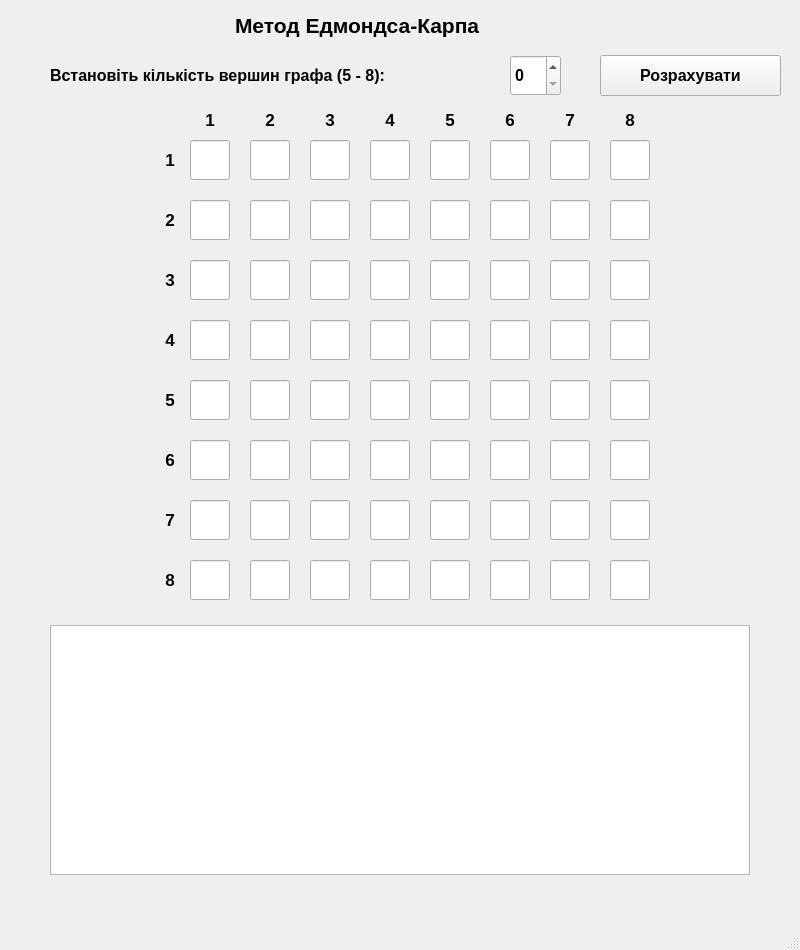
<?xml version="1.0" encoding="UTF-8"?>
<ui version="4.0">
 <class>MainWindow</class>
 <widget class="QMainWindow" name="MainWindow">
  <property name="geometry">
   <rect>
    <x>0</x>
    <y>0</y>
    <width>800</width>
    <height>950</height>
   </rect>
  </property>
  <property name="font">
   <font>
    <weight>75</weight>
    <bold>true</bold>
   </font>
  </property>
  <property name="windowTitle">
   <string>MainWindow</string>
  </property>
  <widget class="QWidget" name="centralwidget">
   <widget class="QLabel" name="label">
    <property name="geometry">
     <rect>
      <x>235</x>
      <y>10</y>
      <width>331</width>
      <height>31</height>
     </rect>
    </property>
    <property name="font">
     <font>
      <pointsize>16</pointsize>
      <weight>75</weight>
      <bold>true</bold>
     </font>
    </property>
    <property name="text">
     <string>Метод Едмондса-Карпа</string>
    </property>
   </widget>
   <widget class="QTextBrowser" name="textBrowser">
    <property name="geometry">
     <rect>
      <x>50</x>
      <y>625</y>
      <width>700</width>
      <height>250</height>
     </rect>
    </property>
   </widget>
   <widget class="QLabel" name="label_2">
    <property name="geometry">
     <rect>
      <x>50</x>
      <y>60</y>
      <width>451</width>
      <height>31</height>
     </rect>
    </property>
    <property name="font">
     <font>
      <pointsize>12</pointsize>
      <weight>75</weight>
      <bold>true</bold>
     </font>
    </property>
    <property name="text">
     <string>Встановіть кількість вершин графа (5 - 8):</string>
    </property>
   </widget>
   <widget class="QSpinBox" name="spinBox">
    <property name="geometry">
     <rect>
      <x>510</x>
      <y>55</y>
      <width>51</width>
      <height>41</height>
     </rect>
    </property>
    <property name="font">
     <font>
      <pointsize>12</pointsize>
     </font>
    </property>
   </widget>
   <widget class="QPushButton" name="pushButton">
    <property name="geometry">
     <rect>
      <x>600</x>
      <y>55</y>
      <width>181</width>
      <height>41</height>
     </rect>
    </property>
    <property name="font">
     <font>
      <pointsize>12</pointsize>
     </font>
    </property>
    <property name="text">
     <string>Розрахувати</string>
    </property>
   </widget>
   <widget class="QLineEdit" name="lineEdit">
    <property name="geometry">
     <rect>
      <x>190</x>
      <y>140</y>
      <width>40</width>
      <height>40</height>
     </rect>
    </property>
    <property name="font">
     <font>
      <pointsize>13</pointsize>
     </font>
    </property>
    <property name="text">
     <string/>
    </property>
    <property name="alignment">
     <set>Qt::AlignCenter</set>
    </property>
   </widget>
   <widget class="QLabel" name="label_3">
    <property name="geometry">
     <rect>
      <x>150</x>
      <y>140</y>
      <width>40</width>
      <height>40</height>
     </rect>
    </property>
    <property name="font">
     <font>
      <pointsize>13</pointsize>
     </font>
    </property>
    <property name="text">
     <string>1</string>
    </property>
    <property name="alignment">
     <set>Qt::AlignCenter</set>
    </property>
   </widget>
   <widget class="QLabel" name="label_4">
    <property name="geometry">
     <rect>
      <x>190</x>
      <y>100</y>
      <width>40</width>
      <height>40</height>
     </rect>
    </property>
    <property name="font">
     <font>
      <pointsize>13</pointsize>
     </font>
    </property>
    <property name="text">
     <string>1</string>
    </property>
    <property name="alignment">
     <set>Qt::AlignCenter</set>
    </property>
   </widget>
   <widget class="QLineEdit" name="lineEdit_2">
    <property name="geometry">
     <rect>
      <x>250</x>
      <y>140</y>
      <width>40</width>
      <height>40</height>
     </rect>
    </property>
    <property name="font">
     <font>
      <pointsize>13</pointsize>
     </font>
    </property>
    <property name="text">
     <string/>
    </property>
    <property name="alignment">
     <set>Qt::AlignCenter</set>
    </property>
   </widget>
   <widget class="QLineEdit" name="lineEdit_3">
    <property name="geometry">
     <rect>
      <x>310</x>
      <y>140</y>
      <width>40</width>
      <height>40</height>
     </rect>
    </property>
    <property name="font">
     <font>
      <pointsize>13</pointsize>
     </font>
    </property>
    <property name="text">
     <string/>
    </property>
    <property name="alignment">
     <set>Qt::AlignCenter</set>
    </property>
   </widget>
   <widget class="QLineEdit" name="lineEdit_4">
    <property name="geometry">
     <rect>
      <x>370</x>
      <y>140</y>
      <width>40</width>
      <height>40</height>
     </rect>
    </property>
    <property name="font">
     <font>
      <pointsize>13</pointsize>
     </font>
    </property>
    <property name="text">
     <string/>
    </property>
    <property name="alignment">
     <set>Qt::AlignCenter</set>
    </property>
   </widget>
   <widget class="QLineEdit" name="lineEdit_5">
    <property name="geometry">
     <rect>
      <x>430</x>
      <y>140</y>
      <width>40</width>
      <height>40</height>
     </rect>
    </property>
    <property name="font">
     <font>
      <pointsize>13</pointsize>
     </font>
    </property>
    <property name="text">
     <string/>
    </property>
    <property name="alignment">
     <set>Qt::AlignCenter</set>
    </property>
   </widget>
   <widget class="QLineEdit" name="lineEdit_6">
    <property name="geometry">
     <rect>
      <x>490</x>
      <y>140</y>
      <width>40</width>
      <height>40</height>
     </rect>
    </property>
    <property name="font">
     <font>
      <pointsize>13</pointsize>
     </font>
    </property>
    <property name="text">
     <string/>
    </property>
    <property name="alignment">
     <set>Qt::AlignCenter</set>
    </property>
   </widget>
   <widget class="QLabel" name="label_5">
    <property name="geometry">
     <rect>
      <x>250</x>
      <y>100</y>
      <width>40</width>
      <height>40</height>
     </rect>
    </property>
    <property name="font">
     <font>
      <pointsize>13</pointsize>
     </font>
    </property>
    <property name="text">
     <string>2</string>
    </property>
    <property name="alignment">
     <set>Qt::AlignCenter</set>
    </property>
   </widget>
   <widget class="QLabel" name="label_6">
    <property name="geometry">
     <rect>
      <x>310</x>
      <y>100</y>
      <width>40</width>
      <height>40</height>
     </rect>
    </property>
    <property name="font">
     <font>
      <pointsize>13</pointsize>
     </font>
    </property>
    <property name="text">
     <string>3</string>
    </property>
    <property name="alignment">
     <set>Qt::AlignCenter</set>
    </property>
   </widget>
   <widget class="QLabel" name="label_7">
    <property name="geometry">
     <rect>
      <x>370</x>
      <y>100</y>
      <width>40</width>
      <height>40</height>
     </rect>
    </property>
    <property name="font">
     <font>
      <pointsize>13</pointsize>
     </font>
    </property>
    <property name="text">
     <string>4</string>
    </property>
    <property name="alignment">
     <set>Qt::AlignCenter</set>
    </property>
   </widget>
   <widget class="QLabel" name="label_8">
    <property name="geometry">
     <rect>
      <x>430</x>
      <y>100</y>
      <width>40</width>
      <height>40</height>
     </rect>
    </property>
    <property name="font">
     <font>
      <pointsize>13</pointsize>
     </font>
    </property>
    <property name="text">
     <string>5</string>
    </property>
    <property name="alignment">
     <set>Qt::AlignCenter</set>
    </property>
   </widget>
   <widget class="QLabel" name="label_9">
    <property name="geometry">
     <rect>
      <x>490</x>
      <y>100</y>
      <width>40</width>
      <height>40</height>
     </rect>
    </property>
    <property name="font">
     <font>
      <pointsize>13</pointsize>
     </font>
    </property>
    <property name="text">
     <string>6</string>
    </property>
    <property name="alignment">
     <set>Qt::AlignCenter</set>
    </property>
   </widget>
   <widget class="QLineEdit" name="lineEdit_7">
    <property name="geometry">
     <rect>
      <x>550</x>
      <y>140</y>
      <width>40</width>
      <height>40</height>
     </rect>
    </property>
    <property name="font">
     <font>
      <pointsize>13</pointsize>
     </font>
    </property>
    <property name="text">
     <string/>
    </property>
    <property name="alignment">
     <set>Qt::AlignCenter</set>
    </property>
   </widget>
   <widget class="QLineEdit" name="lineEdit_8">
    <property name="geometry">
     <rect>
      <x>610</x>
      <y>140</y>
      <width>40</width>
      <height>40</height>
     </rect>
    </property>
    <property name="font">
     <font>
      <pointsize>13</pointsize>
     </font>
    </property>
    <property name="text">
     <string/>
    </property>
    <property name="alignment">
     <set>Qt::AlignCenter</set>
    </property>
   </widget>
   <widget class="QLabel" name="label_10">
    <property name="geometry">
     <rect>
      <x>550</x>
      <y>100</y>
      <width>40</width>
      <height>40</height>
     </rect>
    </property>
    <property name="font">
     <font>
      <pointsize>13</pointsize>
     </font>
    </property>
    <property name="text">
     <string>7</string>
    </property>
    <property name="alignment">
     <set>Qt::AlignCenter</set>
    </property>
   </widget>
   <widget class="QLabel" name="label_11">
    <property name="geometry">
     <rect>
      <x>610</x>
      <y>100</y>
      <width>40</width>
      <height>40</height>
     </rect>
    </property>
    <property name="font">
     <font>
      <pointsize>13</pointsize>
     </font>
    </property>
    <property name="text">
     <string>8</string>
    </property>
    <property name="alignment">
     <set>Qt::AlignCenter</set>
    </property>
   </widget>
   <widget class="QLineEdit" name="lineEdit_9">
    <property name="geometry">
     <rect>
      <x>190</x>
      <y>200</y>
      <width>40</width>
      <height>40</height>
     </rect>
    </property>
    <property name="font">
     <font>
      <pointsize>13</pointsize>
     </font>
    </property>
    <property name="text">
     <string/>
    </property>
    <property name="alignment">
     <set>Qt::AlignCenter</set>
    </property>
   </widget>
   <widget class="QLineEdit" name="lineEdit_17">
    <property name="geometry">
     <rect>
      <x>190</x>
      <y>260</y>
      <width>40</width>
      <height>40</height>
     </rect>
    </property>
    <property name="font">
     <font>
      <pointsize>13</pointsize>
     </font>
    </property>
    <property name="text">
     <string/>
    </property>
    <property name="alignment">
     <set>Qt::AlignCenter</set>
    </property>
   </widget>
   <widget class="QLineEdit" name="lineEdit_25">
    <property name="geometry">
     <rect>
      <x>190</x>
      <y>320</y>
      <width>40</width>
      <height>40</height>
     </rect>
    </property>
    <property name="font">
     <font>
      <pointsize>13</pointsize>
     </font>
    </property>
    <property name="text">
     <string/>
    </property>
    <property name="alignment">
     <set>Qt::AlignCenter</set>
    </property>
   </widget>
   <widget class="QLineEdit" name="lineEdit_33">
    <property name="geometry">
     <rect>
      <x>190</x>
      <y>380</y>
      <width>40</width>
      <height>40</height>
     </rect>
    </property>
    <property name="font">
     <font>
      <pointsize>13</pointsize>
     </font>
    </property>
    <property name="text">
     <string/>
    </property>
    <property name="alignment">
     <set>Qt::AlignCenter</set>
    </property>
   </widget>
   <widget class="QLineEdit" name="lineEdit_49">
    <property name="geometry">
     <rect>
      <x>190</x>
      <y>500</y>
      <width>40</width>
      <height>40</height>
     </rect>
    </property>
    <property name="font">
     <font>
      <pointsize>13</pointsize>
     </font>
    </property>
    <property name="text">
     <string/>
    </property>
    <property name="alignment">
     <set>Qt::AlignCenter</set>
    </property>
   </widget>
   <widget class="QLineEdit" name="lineEdit_57">
    <property name="geometry">
     <rect>
      <x>190</x>
      <y>560</y>
      <width>40</width>
      <height>40</height>
     </rect>
    </property>
    <property name="font">
     <font>
      <pointsize>13</pointsize>
     </font>
    </property>
    <property name="text">
     <string/>
    </property>
    <property name="alignment">
     <set>Qt::AlignCenter</set>
    </property>
   </widget>
   <widget class="QLineEdit" name="lineEdit_41">
    <property name="geometry">
     <rect>
      <x>190</x>
      <y>440</y>
      <width>40</width>
      <height>40</height>
     </rect>
    </property>
    <property name="font">
     <font>
      <pointsize>13</pointsize>
     </font>
    </property>
    <property name="text">
     <string/>
    </property>
    <property name="alignment">
     <set>Qt::AlignCenter</set>
    </property>
   </widget>
   <widget class="QLabel" name="label_14">
    <property name="geometry">
     <rect>
      <x>150</x>
      <y>200</y>
      <width>40</width>
      <height>40</height>
     </rect>
    </property>
    <property name="font">
     <font>
      <pointsize>13</pointsize>
     </font>
    </property>
    <property name="text">
     <string>2</string>
    </property>
    <property name="alignment">
     <set>Qt::AlignCenter</set>
    </property>
   </widget>
   <widget class="QLabel" name="label_15">
    <property name="geometry">
     <rect>
      <x>150</x>
      <y>260</y>
      <width>40</width>
      <height>40</height>
     </rect>
    </property>
    <property name="font">
     <font>
      <pointsize>13</pointsize>
     </font>
    </property>
    <property name="text">
     <string>3</string>
    </property>
    <property name="alignment">
     <set>Qt::AlignCenter</set>
    </property>
   </widget>
   <widget class="QLabel" name="label_16">
    <property name="geometry">
     <rect>
      <x>150</x>
      <y>320</y>
      <width>40</width>
      <height>40</height>
     </rect>
    </property>
    <property name="font">
     <font>
      <pointsize>13</pointsize>
     </font>
    </property>
    <property name="text">
     <string>4</string>
    </property>
    <property name="alignment">
     <set>Qt::AlignCenter</set>
    </property>
   </widget>
   <widget class="QLabel" name="label_17">
    <property name="geometry">
     <rect>
      <x>150</x>
      <y>380</y>
      <width>40</width>
      <height>40</height>
     </rect>
    </property>
    <property name="font">
     <font>
      <pointsize>13</pointsize>
     </font>
    </property>
    <property name="text">
     <string>5</string>
    </property>
    <property name="alignment">
     <set>Qt::AlignCenter</set>
    </property>
   </widget>
   <widget class="QLabel" name="label_18">
    <property name="geometry">
     <rect>
      <x>150</x>
      <y>440</y>
      <width>40</width>
      <height>40</height>
     </rect>
    </property>
    <property name="font">
     <font>
      <pointsize>13</pointsize>
     </font>
    </property>
    <property name="text">
     <string>6</string>
    </property>
    <property name="alignment">
     <set>Qt::AlignCenter</set>
    </property>
   </widget>
   <widget class="QLabel" name="label_19">
    <property name="geometry">
     <rect>
      <x>150</x>
      <y>500</y>
      <width>40</width>
      <height>40</height>
     </rect>
    </property>
    <property name="font">
     <font>
      <pointsize>13</pointsize>
     </font>
    </property>
    <property name="text">
     <string>7</string>
    </property>
    <property name="alignment">
     <set>Qt::AlignCenter</set>
    </property>
   </widget>
   <widget class="QLabel" name="label_20">
    <property name="geometry">
     <rect>
      <x>150</x>
      <y>560</y>
      <width>40</width>
      <height>40</height>
     </rect>
    </property>
    <property name="font">
     <font>
      <pointsize>13</pointsize>
     </font>
    </property>
    <property name="text">
     <string>8</string>
    </property>
    <property name="alignment">
     <set>Qt::AlignCenter</set>
    </property>
   </widget>
   <widget class="QLineEdit" name="lineEdit_26">
    <property name="geometry">
     <rect>
      <x>250</x>
      <y>320</y>
      <width>40</width>
      <height>40</height>
     </rect>
    </property>
    <property name="font">
     <font>
      <pointsize>13</pointsize>
     </font>
    </property>
    <property name="text">
     <string/>
    </property>
    <property name="alignment">
     <set>Qt::AlignCenter</set>
    </property>
   </widget>
   <widget class="QLineEdit" name="lineEdit_10">
    <property name="geometry">
     <rect>
      <x>250</x>
      <y>200</y>
      <width>40</width>
      <height>40</height>
     </rect>
    </property>
    <property name="font">
     <font>
      <pointsize>13</pointsize>
     </font>
    </property>
    <property name="text">
     <string/>
    </property>
    <property name="alignment">
     <set>Qt::AlignCenter</set>
    </property>
   </widget>
   <widget class="QLineEdit" name="lineEdit_42">
    <property name="geometry">
     <rect>
      <x>250</x>
      <y>440</y>
      <width>40</width>
      <height>40</height>
     </rect>
    </property>
    <property name="font">
     <font>
      <pointsize>13</pointsize>
     </font>
    </property>
    <property name="text">
     <string/>
    </property>
    <property name="alignment">
     <set>Qt::AlignCenter</set>
    </property>
   </widget>
   <widget class="QLineEdit" name="lineEdit_50">
    <property name="geometry">
     <rect>
      <x>250</x>
      <y>500</y>
      <width>40</width>
      <height>40</height>
     </rect>
    </property>
    <property name="font">
     <font>
      <pointsize>13</pointsize>
     </font>
    </property>
    <property name="text">
     <string/>
    </property>
    <property name="alignment">
     <set>Qt::AlignCenter</set>
    </property>
   </widget>
   <widget class="QLineEdit" name="lineEdit_34">
    <property name="geometry">
     <rect>
      <x>250</x>
      <y>380</y>
      <width>40</width>
      <height>40</height>
     </rect>
    </property>
    <property name="font">
     <font>
      <pointsize>13</pointsize>
     </font>
    </property>
    <property name="text">
     <string/>
    </property>
    <property name="alignment">
     <set>Qt::AlignCenter</set>
    </property>
   </widget>
   <widget class="QLineEdit" name="lineEdit_18">
    <property name="geometry">
     <rect>
      <x>250</x>
      <y>260</y>
      <width>40</width>
      <height>40</height>
     </rect>
    </property>
    <property name="font">
     <font>
      <pointsize>13</pointsize>
     </font>
    </property>
    <property name="text">
     <string/>
    </property>
    <property name="alignment">
     <set>Qt::AlignCenter</set>
    </property>
   </widget>
   <widget class="QLineEdit" name="lineEdit_58">
    <property name="geometry">
     <rect>
      <x>250</x>
      <y>560</y>
      <width>40</width>
      <height>40</height>
     </rect>
    </property>
    <property name="font">
     <font>
      <pointsize>13</pointsize>
     </font>
    </property>
    <property name="text">
     <string/>
    </property>
    <property name="alignment">
     <set>Qt::AlignCenter</set>
    </property>
   </widget>
   <widget class="QLineEdit" name="lineEdit_27">
    <property name="geometry">
     <rect>
      <x>310</x>
      <y>320</y>
      <width>40</width>
      <height>40</height>
     </rect>
    </property>
    <property name="font">
     <font>
      <pointsize>13</pointsize>
     </font>
    </property>
    <property name="text">
     <string/>
    </property>
    <property name="alignment">
     <set>Qt::AlignCenter</set>
    </property>
   </widget>
   <widget class="QLineEdit" name="lineEdit_11">
    <property name="geometry">
     <rect>
      <x>310</x>
      <y>200</y>
      <width>40</width>
      <height>40</height>
     </rect>
    </property>
    <property name="font">
     <font>
      <pointsize>13</pointsize>
     </font>
    </property>
    <property name="text">
     <string/>
    </property>
    <property name="alignment">
     <set>Qt::AlignCenter</set>
    </property>
   </widget>
   <widget class="QLineEdit" name="lineEdit_43">
    <property name="geometry">
     <rect>
      <x>310</x>
      <y>440</y>
      <width>40</width>
      <height>40</height>
     </rect>
    </property>
    <property name="font">
     <font>
      <pointsize>13</pointsize>
     </font>
    </property>
    <property name="text">
     <string/>
    </property>
    <property name="alignment">
     <set>Qt::AlignCenter</set>
    </property>
   </widget>
   <widget class="QLineEdit" name="lineEdit_51">
    <property name="geometry">
     <rect>
      <x>310</x>
      <y>500</y>
      <width>40</width>
      <height>40</height>
     </rect>
    </property>
    <property name="font">
     <font>
      <pointsize>13</pointsize>
     </font>
    </property>
    <property name="text">
     <string/>
    </property>
    <property name="alignment">
     <set>Qt::AlignCenter</set>
    </property>
   </widget>
   <widget class="QLineEdit" name="lineEdit_35">
    <property name="geometry">
     <rect>
      <x>310</x>
      <y>380</y>
      <width>40</width>
      <height>40</height>
     </rect>
    </property>
    <property name="font">
     <font>
      <pointsize>13</pointsize>
     </font>
    </property>
    <property name="text">
     <string/>
    </property>
    <property name="alignment">
     <set>Qt::AlignCenter</set>
    </property>
   </widget>
   <widget class="QLineEdit" name="lineEdit_19">
    <property name="geometry">
     <rect>
      <x>310</x>
      <y>260</y>
      <width>40</width>
      <height>40</height>
     </rect>
    </property>
    <property name="font">
     <font>
      <pointsize>13</pointsize>
     </font>
    </property>
    <property name="text">
     <string/>
    </property>
    <property name="alignment">
     <set>Qt::AlignCenter</set>
    </property>
   </widget>
   <widget class="QLineEdit" name="lineEdit_59">
    <property name="geometry">
     <rect>
      <x>310</x>
      <y>560</y>
      <width>40</width>
      <height>40</height>
     </rect>
    </property>
    <property name="font">
     <font>
      <pointsize>13</pointsize>
     </font>
    </property>
    <property name="text">
     <string/>
    </property>
    <property name="alignment">
     <set>Qt::AlignCenter</set>
    </property>
   </widget>
   <widget class="QLineEdit" name="lineEdit_28">
    <property name="geometry">
     <rect>
      <x>370</x>
      <y>320</y>
      <width>40</width>
      <height>40</height>
     </rect>
    </property>
    <property name="font">
     <font>
      <pointsize>13</pointsize>
     </font>
    </property>
    <property name="text">
     <string/>
    </property>
    <property name="alignment">
     <set>Qt::AlignCenter</set>
    </property>
   </widget>
   <widget class="QLineEdit" name="lineEdit_12">
    <property name="geometry">
     <rect>
      <x>370</x>
      <y>200</y>
      <width>40</width>
      <height>40</height>
     </rect>
    </property>
    <property name="font">
     <font>
      <pointsize>13</pointsize>
     </font>
    </property>
    <property name="text">
     <string/>
    </property>
    <property name="alignment">
     <set>Qt::AlignCenter</set>
    </property>
   </widget>
   <widget class="QLineEdit" name="lineEdit_44">
    <property name="geometry">
     <rect>
      <x>370</x>
      <y>440</y>
      <width>40</width>
      <height>40</height>
     </rect>
    </property>
    <property name="font">
     <font>
      <pointsize>13</pointsize>
     </font>
    </property>
    <property name="text">
     <string/>
    </property>
    <property name="alignment">
     <set>Qt::AlignCenter</set>
    </property>
   </widget>
   <widget class="QLineEdit" name="lineEdit_52">
    <property name="geometry">
     <rect>
      <x>370</x>
      <y>500</y>
      <width>40</width>
      <height>40</height>
     </rect>
    </property>
    <property name="font">
     <font>
      <pointsize>13</pointsize>
     </font>
    </property>
    <property name="text">
     <string/>
    </property>
    <property name="alignment">
     <set>Qt::AlignCenter</set>
    </property>
   </widget>
   <widget class="QLineEdit" name="lineEdit_36">
    <property name="geometry">
     <rect>
      <x>370</x>
      <y>380</y>
      <width>40</width>
      <height>40</height>
     </rect>
    </property>
    <property name="font">
     <font>
      <pointsize>13</pointsize>
     </font>
    </property>
    <property name="text">
     <string/>
    </property>
    <property name="alignment">
     <set>Qt::AlignCenter</set>
    </property>
   </widget>
   <widget class="QLineEdit" name="lineEdit_20">
    <property name="geometry">
     <rect>
      <x>370</x>
      <y>260</y>
      <width>40</width>
      <height>40</height>
     </rect>
    </property>
    <property name="font">
     <font>
      <pointsize>13</pointsize>
     </font>
    </property>
    <property name="text">
     <string/>
    </property>
    <property name="alignment">
     <set>Qt::AlignCenter</set>
    </property>
   </widget>
   <widget class="QLineEdit" name="lineEdit_60">
    <property name="geometry">
     <rect>
      <x>370</x>
      <y>560</y>
      <width>40</width>
      <height>40</height>
     </rect>
    </property>
    <property name="font">
     <font>
      <pointsize>13</pointsize>
     </font>
    </property>
    <property name="text">
     <string/>
    </property>
    <property name="alignment">
     <set>Qt::AlignCenter</set>
    </property>
   </widget>
   <widget class="QLineEdit" name="lineEdit_29">
    <property name="geometry">
     <rect>
      <x>430</x>
      <y>320</y>
      <width>40</width>
      <height>40</height>
     </rect>
    </property>
    <property name="font">
     <font>
      <pointsize>13</pointsize>
     </font>
    </property>
    <property name="text">
     <string/>
    </property>
    <property name="alignment">
     <set>Qt::AlignCenter</set>
    </property>
   </widget>
   <widget class="QLineEdit" name="lineEdit_13">
    <property name="geometry">
     <rect>
      <x>430</x>
      <y>200</y>
      <width>40</width>
      <height>40</height>
     </rect>
    </property>
    <property name="font">
     <font>
      <pointsize>13</pointsize>
     </font>
    </property>
    <property name="text">
     <string/>
    </property>
    <property name="alignment">
     <set>Qt::AlignCenter</set>
    </property>
   </widget>
   <widget class="QLineEdit" name="lineEdit_45">
    <property name="geometry">
     <rect>
      <x>430</x>
      <y>440</y>
      <width>40</width>
      <height>40</height>
     </rect>
    </property>
    <property name="font">
     <font>
      <pointsize>13</pointsize>
     </font>
    </property>
    <property name="text">
     <string/>
    </property>
    <property name="alignment">
     <set>Qt::AlignCenter</set>
    </property>
   </widget>
   <widget class="QLineEdit" name="lineEdit_53">
    <property name="geometry">
     <rect>
      <x>430</x>
      <y>500</y>
      <width>40</width>
      <height>40</height>
     </rect>
    </property>
    <property name="font">
     <font>
      <pointsize>13</pointsize>
     </font>
    </property>
    <property name="text">
     <string/>
    </property>
    <property name="alignment">
     <set>Qt::AlignCenter</set>
    </property>
   </widget>
   <widget class="QLineEdit" name="lineEdit_37">
    <property name="geometry">
     <rect>
      <x>430</x>
      <y>380</y>
      <width>40</width>
      <height>40</height>
     </rect>
    </property>
    <property name="font">
     <font>
      <pointsize>13</pointsize>
     </font>
    </property>
    <property name="text">
     <string/>
    </property>
    <property name="alignment">
     <set>Qt::AlignCenter</set>
    </property>
   </widget>
   <widget class="QLineEdit" name="lineEdit_21">
    <property name="geometry">
     <rect>
      <x>430</x>
      <y>260</y>
      <width>40</width>
      <height>40</height>
     </rect>
    </property>
    <property name="font">
     <font>
      <pointsize>13</pointsize>
     </font>
    </property>
    <property name="text">
     <string/>
    </property>
    <property name="alignment">
     <set>Qt::AlignCenter</set>
    </property>
   </widget>
   <widget class="QLineEdit" name="lineEdit_61">
    <property name="geometry">
     <rect>
      <x>430</x>
      <y>560</y>
      <width>40</width>
      <height>40</height>
     </rect>
    </property>
    <property name="font">
     <font>
      <pointsize>13</pointsize>
     </font>
    </property>
    <property name="text">
     <string/>
    </property>
    <property name="alignment">
     <set>Qt::AlignCenter</set>
    </property>
   </widget>
   <widget class="QLineEdit" name="lineEdit_30">
    <property name="geometry">
     <rect>
      <x>490</x>
      <y>320</y>
      <width>40</width>
      <height>40</height>
     </rect>
    </property>
    <property name="font">
     <font>
      <pointsize>13</pointsize>
     </font>
    </property>
    <property name="text">
     <string/>
    </property>
    <property name="alignment">
     <set>Qt::AlignCenter</set>
    </property>
   </widget>
   <widget class="QLineEdit" name="lineEdit_14">
    <property name="geometry">
     <rect>
      <x>490</x>
      <y>200</y>
      <width>40</width>
      <height>40</height>
     </rect>
    </property>
    <property name="font">
     <font>
      <pointsize>13</pointsize>
     </font>
    </property>
    <property name="text">
     <string/>
    </property>
    <property name="alignment">
     <set>Qt::AlignCenter</set>
    </property>
   </widget>
   <widget class="QLineEdit" name="lineEdit_46">
    <property name="geometry">
     <rect>
      <x>490</x>
      <y>440</y>
      <width>40</width>
      <height>40</height>
     </rect>
    </property>
    <property name="font">
     <font>
      <pointsize>13</pointsize>
     </font>
    </property>
    <property name="text">
     <string/>
    </property>
    <property name="alignment">
     <set>Qt::AlignCenter</set>
    </property>
   </widget>
   <widget class="QLineEdit" name="lineEdit_54">
    <property name="geometry">
     <rect>
      <x>490</x>
      <y>500</y>
      <width>40</width>
      <height>40</height>
     </rect>
    </property>
    <property name="font">
     <font>
      <pointsize>13</pointsize>
     </font>
    </property>
    <property name="text">
     <string/>
    </property>
    <property name="alignment">
     <set>Qt::AlignCenter</set>
    </property>
   </widget>
   <widget class="QLineEdit" name="lineEdit_38">
    <property name="geometry">
     <rect>
      <x>490</x>
      <y>380</y>
      <width>40</width>
      <height>40</height>
     </rect>
    </property>
    <property name="font">
     <font>
      <pointsize>13</pointsize>
     </font>
    </property>
    <property name="text">
     <string/>
    </property>
    <property name="alignment">
     <set>Qt::AlignCenter</set>
    </property>
   </widget>
   <widget class="QLineEdit" name="lineEdit_22">
    <property name="geometry">
     <rect>
      <x>490</x>
      <y>260</y>
      <width>40</width>
      <height>40</height>
     </rect>
    </property>
    <property name="font">
     <font>
      <pointsize>13</pointsize>
     </font>
    </property>
    <property name="text">
     <string/>
    </property>
    <property name="alignment">
     <set>Qt::AlignCenter</set>
    </property>
   </widget>
   <widget class="QLineEdit" name="lineEdit_62">
    <property name="geometry">
     <rect>
      <x>490</x>
      <y>560</y>
      <width>40</width>
      <height>40</height>
     </rect>
    </property>
    <property name="font">
     <font>
      <pointsize>13</pointsize>
     </font>
    </property>
    <property name="text">
     <string/>
    </property>
    <property name="alignment">
     <set>Qt::AlignCenter</set>
    </property>
   </widget>
   <widget class="QLineEdit" name="lineEdit_31">
    <property name="geometry">
     <rect>
      <x>550</x>
      <y>320</y>
      <width>40</width>
      <height>40</height>
     </rect>
    </property>
    <property name="font">
     <font>
      <pointsize>13</pointsize>
     </font>
    </property>
    <property name="text">
     <string/>
    </property>
    <property name="alignment">
     <set>Qt::AlignCenter</set>
    </property>
   </widget>
   <widget class="QLineEdit" name="lineEdit_15">
    <property name="geometry">
     <rect>
      <x>550</x>
      <y>200</y>
      <width>40</width>
      <height>40</height>
     </rect>
    </property>
    <property name="font">
     <font>
      <pointsize>13</pointsize>
     </font>
    </property>
    <property name="text">
     <string/>
    </property>
    <property name="alignment">
     <set>Qt::AlignCenter</set>
    </property>
   </widget>
   <widget class="QLineEdit" name="lineEdit_47">
    <property name="geometry">
     <rect>
      <x>550</x>
      <y>440</y>
      <width>40</width>
      <height>40</height>
     </rect>
    </property>
    <property name="font">
     <font>
      <pointsize>13</pointsize>
     </font>
    </property>
    <property name="text">
     <string/>
    </property>
    <property name="alignment">
     <set>Qt::AlignCenter</set>
    </property>
   </widget>
   <widget class="QLineEdit" name="lineEdit_55">
    <property name="geometry">
     <rect>
      <x>550</x>
      <y>500</y>
      <width>40</width>
      <height>40</height>
     </rect>
    </property>
    <property name="font">
     <font>
      <pointsize>13</pointsize>
     </font>
    </property>
    <property name="text">
     <string/>
    </property>
    <property name="alignment">
     <set>Qt::AlignCenter</set>
    </property>
   </widget>
   <widget class="QLineEdit" name="lineEdit_39">
    <property name="geometry">
     <rect>
      <x>550</x>
      <y>380</y>
      <width>40</width>
      <height>40</height>
     </rect>
    </property>
    <property name="font">
     <font>
      <pointsize>13</pointsize>
     </font>
    </property>
    <property name="text">
     <string/>
    </property>
    <property name="alignment">
     <set>Qt::AlignCenter</set>
    </property>
   </widget>
   <widget class="QLineEdit" name="lineEdit_23">
    <property name="geometry">
     <rect>
      <x>550</x>
      <y>260</y>
      <width>40</width>
      <height>40</height>
     </rect>
    </property>
    <property name="font">
     <font>
      <pointsize>13</pointsize>
     </font>
    </property>
    <property name="text">
     <string/>
    </property>
    <property name="alignment">
     <set>Qt::AlignCenter</set>
    </property>
   </widget>
   <widget class="QLineEdit" name="lineEdit_63">
    <property name="geometry">
     <rect>
      <x>550</x>
      <y>560</y>
      <width>40</width>
      <height>40</height>
     </rect>
    </property>
    <property name="font">
     <font>
      <pointsize>13</pointsize>
     </font>
    </property>
    <property name="text">
     <string/>
    </property>
    <property name="alignment">
     <set>Qt::AlignCenter</set>
    </property>
   </widget>
   <widget class="QLineEdit" name="lineEdit_32">
    <property name="geometry">
     <rect>
      <x>610</x>
      <y>320</y>
      <width>40</width>
      <height>40</height>
     </rect>
    </property>
    <property name="font">
     <font>
      <pointsize>13</pointsize>
     </font>
    </property>
    <property name="text">
     <string/>
    </property>
    <property name="alignment">
     <set>Qt::AlignCenter</set>
    </property>
   </widget>
   <widget class="QLineEdit" name="lineEdit_16">
    <property name="geometry">
     <rect>
      <x>610</x>
      <y>200</y>
      <width>40</width>
      <height>40</height>
     </rect>
    </property>
    <property name="font">
     <font>
      <pointsize>13</pointsize>
     </font>
    </property>
    <property name="text">
     <string/>
    </property>
    <property name="alignment">
     <set>Qt::AlignCenter</set>
    </property>
   </widget>
   <widget class="QLineEdit" name="lineEdit_48">
    <property name="geometry">
     <rect>
      <x>610</x>
      <y>440</y>
      <width>40</width>
      <height>40</height>
     </rect>
    </property>
    <property name="font">
     <font>
      <pointsize>13</pointsize>
     </font>
    </property>
    <property name="text">
     <string/>
    </property>
    <property name="alignment">
     <set>Qt::AlignCenter</set>
    </property>
   </widget>
   <widget class="QLineEdit" name="lineEdit_56">
    <property name="geometry">
     <rect>
      <x>610</x>
      <y>500</y>
      <width>40</width>
      <height>40</height>
     </rect>
    </property>
    <property name="font">
     <font>
      <pointsize>13</pointsize>
     </font>
    </property>
    <property name="text">
     <string/>
    </property>
    <property name="alignment">
     <set>Qt::AlignCenter</set>
    </property>
   </widget>
   <widget class="QLineEdit" name="lineEdit_40">
    <property name="geometry">
     <rect>
      <x>610</x>
      <y>380</y>
      <width>40</width>
      <height>40</height>
     </rect>
    </property>
    <property name="font">
     <font>
      <pointsize>13</pointsize>
     </font>
    </property>
    <property name="text">
     <string/>
    </property>
    <property name="alignment">
     <set>Qt::AlignCenter</set>
    </property>
   </widget>
   <widget class="QLineEdit" name="lineEdit_24">
    <property name="geometry">
     <rect>
      <x>610</x>
      <y>260</y>
      <width>40</width>
      <height>40</height>
     </rect>
    </property>
    <property name="font">
     <font>
      <pointsize>13</pointsize>
     </font>
    </property>
    <property name="text">
     <string/>
    </property>
    <property name="alignment">
     <set>Qt::AlignCenter</set>
    </property>
   </widget>
   <widget class="QLineEdit" name="lineEdit_64">
    <property name="geometry">
     <rect>
      <x>610</x>
      <y>560</y>
      <width>40</width>
      <height>40</height>
     </rect>
    </property>
    <property name="font">
     <font>
      <pointsize>13</pointsize>
     </font>
    </property>
    <property name="text">
     <string/>
    </property>
    <property name="alignment">
     <set>Qt::AlignCenter</set>
    </property>
   </widget>
  </widget>
  <widget class="QMenuBar" name="menubar">
   <property name="geometry">
    <rect>
     <x>0</x>
     <y>0</y>
     <width>800</width>
     <height>26</height>
    </rect>
   </property>
  </widget>
  <widget class="QStatusBar" name="statusbar"/>
 </widget>
 <resources/>
 <connections/>
</ui>
